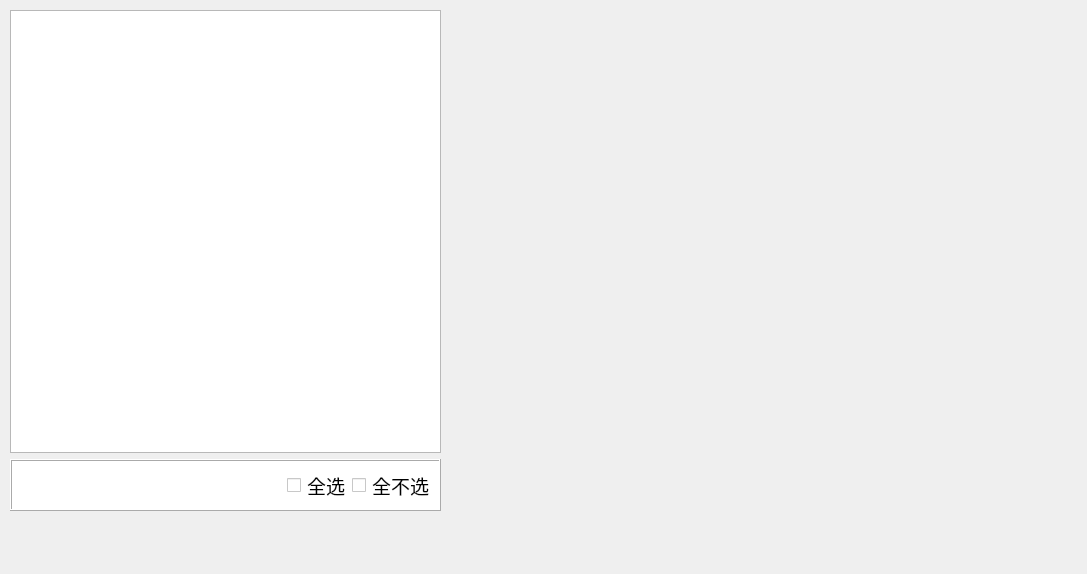
<?xml version="1.0" encoding="UTF-8"?>
<ui version="4.0">
 <class>QSttVoltageTimeGroupTestItemWidget</class>
 <widget class="QWidget" name="QSttVoltageTimeGroupTestItemWidget">
  <property name="geometry">
   <rect>
    <x>0</x>
    <y>0</y>
    <width>1087</width>
    <height>574</height>
   </rect>
  </property>
  <property name="sizePolicy">
   <sizepolicy hsizetype="Expanding" vsizetype="Preferred">
    <horstretch>5</horstretch>
    <verstretch>0</verstretch>
   </sizepolicy>
  </property>
  <property name="windowTitle">
   <string>Form</string>
  </property>
  <widget class="QWidget" name="layoutWidget">
   <property name="geometry">
    <rect>
     <x>10</x>
     <y>10</y>
     <width>431</width>
     <height>501</height>
    </rect>
   </property>
   <layout class="QVBoxLayout" name="verticalLayout">
    <item>
     <widget class="QTableWidget" name="m_pVolTimeTypeTestItemTableWidget"/>
    </item>
    <item>
     <widget class="QFrame" name="frame">
      <property name="styleSheet">
       <string notr="true">background-color: rgb(255, 255, 255);
border-color: rgb(38, 67, 255);</string>
      </property>
      <property name="frameShape">
       <enum>QFrame::Box</enum>
      </property>
      <property name="frameShadow">
       <enum>QFrame::Raised</enum>
      </property>
      <layout class="QHBoxLayout" name="horizontalLayout">
       <item>
        <spacer name="horizontalSpacer">
         <property name="orientation">
          <enum>Qt::Horizontal</enum>
         </property>
         <property name="sizeHint" stdset="0">
          <size>
           <width>40</width>
           <height>20</height>
          </size>
         </property>
        </spacer>
       </item>
       <item>
        <widget class="QCheckBox" name="m_CheckBoxSelectAll">
         <property name="font">
          <font>
           <family>Agency FB</family>
           <pointsize>14</pointsize>
          </font>
         </property>
         <property name="text">
          <string>全选</string>
         </property>
        </widget>
       </item>
       <item>
        <widget class="QCheckBox" name="m_CheckBoxUnSelectAll">
         <property name="font">
          <font>
           <family>Agency FB</family>
           <pointsize>14</pointsize>
          </font>
         </property>
         <property name="text">
          <string>全不选</string>
         </property>
        </widget>
       </item>
      </layout>
     </widget>
    </item>
   </layout>
  </widget>
 </widget>
 <resources/>
 <connections/>
</ui>
